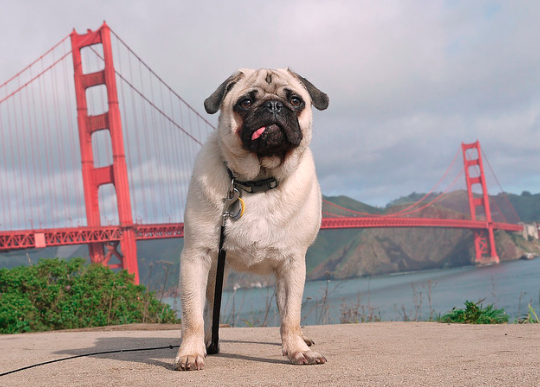
#> input picture Dog.png, 540 x 387 px
$ jupyter execute ClusteringImagesDemo.ipynb
#> lines starting #> are read from the running program, lines starting #| are printed output that depends on the picture
[cell 1]
from skimage import io
dog = io.imread("Dog.png")
#> dog is the input picture: shape (387, 540, 4); mean R, G, B, A 167.3, 155.3, 155.9, 255
dog = dog[:50,:50,:]
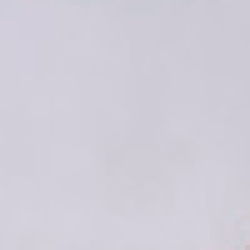
#> dog: shape (50, 50, 4) (shown 5 times larger); mean R, G, B, A 208.6, 204.7, 216.4, 255

[cell 2]
print(dog.shape)
#| (50, 50, 4)

[cell 3]
from sklearn.cluster import KMeans
import numpy as np
dog = dog.reshape(-1,4)
#> dog = 2500 rows, first 6: [207, 205, 218, 255], [208, 205, 218, 255], [209, 205, 218, 255], [209, 205, 217, 255], [211, 204, 217, 255], [211, 204, 217, 255]
kmeans = KMeans(n_clusters=4, random_state=0).fit(dog)

[cell 4]
forback=kmeans.predict(dog)
#> forback = 2500 values, max 3 at index 16, min 0 at index 13, mean 1.27

[cell 5]
sum(forback)
#> Out = 3180

[cell 6]
import matplotlib.pyplot as plt
import matplotlib.image as mpimg

masked_image = 0*dog
#> masked_image = 2500 rows, first 6: [0, 0, 0, 0], [0, 0, 0, 0], [0, 0, 0, 0], [0, 0, 0, 0], [0, 0, 0, 0], [0, 0, 0, 0]
masked_image[forback==3,:] = dog[forback==3,:]
masked_image = masked_image.reshape(50,50,4)
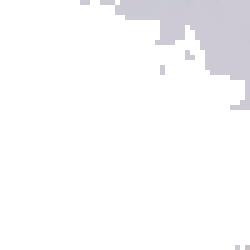
#> masked_image: shape (50, 50, 4) (shown 5 times larger); mean of channels 0, 1, 2, 3 21.8, 21.4, 22.6, 27.1; transparent parts drawn white

plt.imshow(masked_image)
plt.show()

[cell 7]
from sklearn.mixture import GaussianMixture
from scipy.stats import multivariate_normal # Multivariate normal random variable


# the following are helper functions to compute, for each data piont, the degrees of belonging to various clusters for each data point

def belonging_num(data_point, mean_point, covariance_matrix, coefficient_number):
    belonging_num = coefficient_number*multivariate_normal.pdf(data_point, mean_point, covariance_matrix)
    return belonging_num

# helper function for computing the denominator of (EqDoB)
def belonging_den(data_point, means, covariances, coefficients, k):
    belonging_all=np.sum([belonging_num(data_point, means[f], covariances[f], coefficients[f]) for f in range(k)])
    return belonging_all

def update_degrees_of_belonging(data, means, covariances,coefficients,k):
#> called with data = array of shape (2500, 4), means = array of shape (2, 4), covariances = array of shape (2, 4, 4), coefficients = array of shape (2,), k = 2
    cluster_vectors=np.zeros((k,data.shape[0]))
    for i in range(data.shape[0]):
        belonging_all = belonging_den(data[i], means, covariances, coefficients, k)
        for t in range(k):
            cluster_vectors[t,i]=belonging_num(data[i], means[t], covariances[t], coefficients[t])/belonging_all
#> this loop made 2500 passes
#> belonging_all on passes 2 to 4: 0.0288, 2264.9, 11479.5
    return cluster_vectors


k = 2
gmm = GaussianMixture(n_components = k, max_iter = 10).fit(dog)

cluster_vectors = update_degrees_of_belonging(dog, gmm.means_, gmm.covariances_, gmm.weights_, k)

[cell 8]
print(cluster_vectors.shape)
#| (2, 2500)

[cell 9]
cluster_vectors[:10,:]

[cell 10]
cluster_vectors.T[:,:10]
#> Out = 2500 pairs, first value 4.49e-06 to 1, second value 0 to 1

$ run again, with DroneFrameHelsinki.jpeg saved as Dog.png
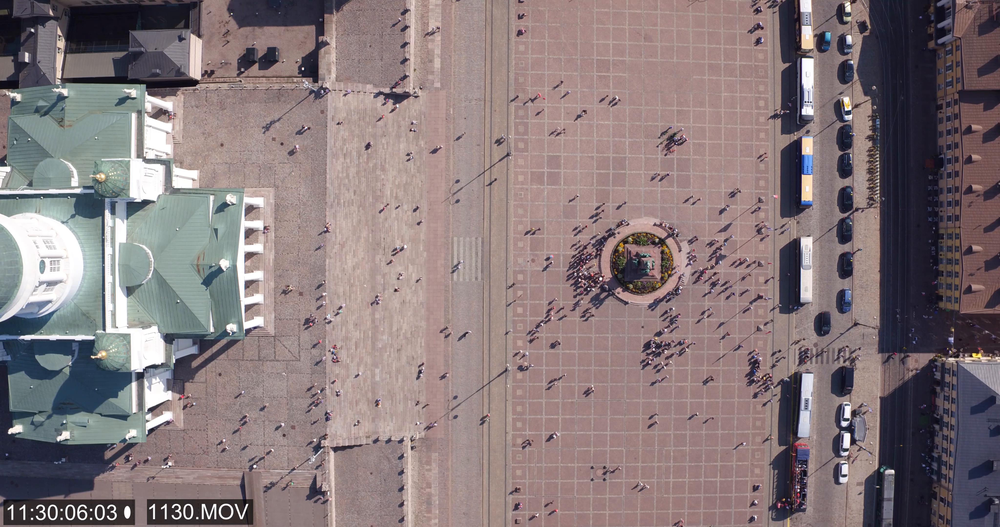
#> input picture DroneFrameHelsinki.jpeg, 1000 x 527 px, shrunk from 4096 x 2160 before the run
#> dog is the input picture: shape (527, 1000, 3); mean R, G, B 134.7, 120.6, 122.6
#> `dog = dog[:50,:50,:]`:
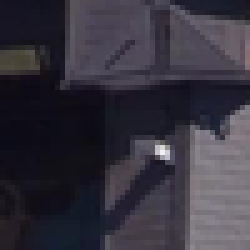
#> dog: shape (50, 50, 3) (shown 5 times larger); mean R, G, B 54.3, 51, 61.9
#| (50, 50, 3)
#> `dog = dog.reshape(-1,4)`: dog = 1875 rows, first 6: [21, 19, 33, 20], [18, 32, 20, 18], [32, 20, 18, 32], [19, 18, 32, 20], [19, 32, 19, 18], [32, 18, 18, 31]
#> forback = 1875 values, max 3 at index 10, min 0 at index 0, mean 1.1
#> `sum(forback)`: Out = 2066
#> masked_image = 1875 rows, first 6: [0, 0, 0, 0], [0, 0, 0, 0], [0, 0, 0, 0], [0, 0, 0, 0], [0, 0, 0, 0], [0, 0, 0, 0]
#> the loop in update_degrees_of_belonging, `for i in range(data.shape[0]):` made 1875 passes
#> belonging_all on passes 10 to 12: 2.01e-09, 2.61e-08, 1.5e-07
#| (2, 1875)
#> `cluster_vectors.T[:,:10]`: Out = 1875 pairs, first value 0 to 0.997, second value 0.00311 to 1

$ run again, with IMG_1211.jpg saved as Dog.png
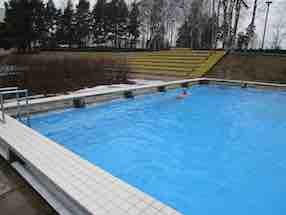
#> input picture IMG_1211.jpg, 286 x 215 px
#> dog is the input picture: shape (215, 286, 3); mean R, G, B 92.6, 125.2, 146.7
#> `dog = dog[:50,:50,:]`:
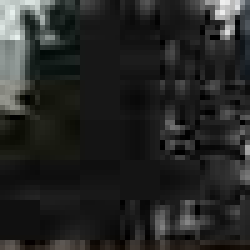
#> dog: shape (50, 50, 3) (shown 5 times larger); mean R, G, B 37.2, 38, 36.8
#| (50, 50, 3)
#> `dog = dog.reshape(-1,4)`: dog = 1875 rows, first 6: [201, 210, 207, 197], [206, 203, 189, 198], [195, 188, 197, 194], [201, 210, 207, 218], [227, 224, 217, 226], [223, 205, 214, 211]
#> forback = 1875 values, max 3 at index 8, min 0 at index 16, mean 0.578
#> `sum(forback)`: Out = 1084
#> masked_image = 1875 rows, first 6: [0, 0, 0, 0], [0, 0, 0, 0], [0, 0, 0, 0], [0, 0, 0, 0], [0, 0, 0, 0], [0, 0, 0, 0]
#> the loop in update_degrees_of_belonging, `for i in range(data.shape[0]):` made 1875 passes
#> belonging_all on passes 2 to 4: 3.26e-10, 5.54e-10, 2e-10
#| (2, 1875)
#> `cluster_vectors.T[:,:10]`: Out = 1875 pairs, first value 0 to 1, second value 0.000135 to 1
